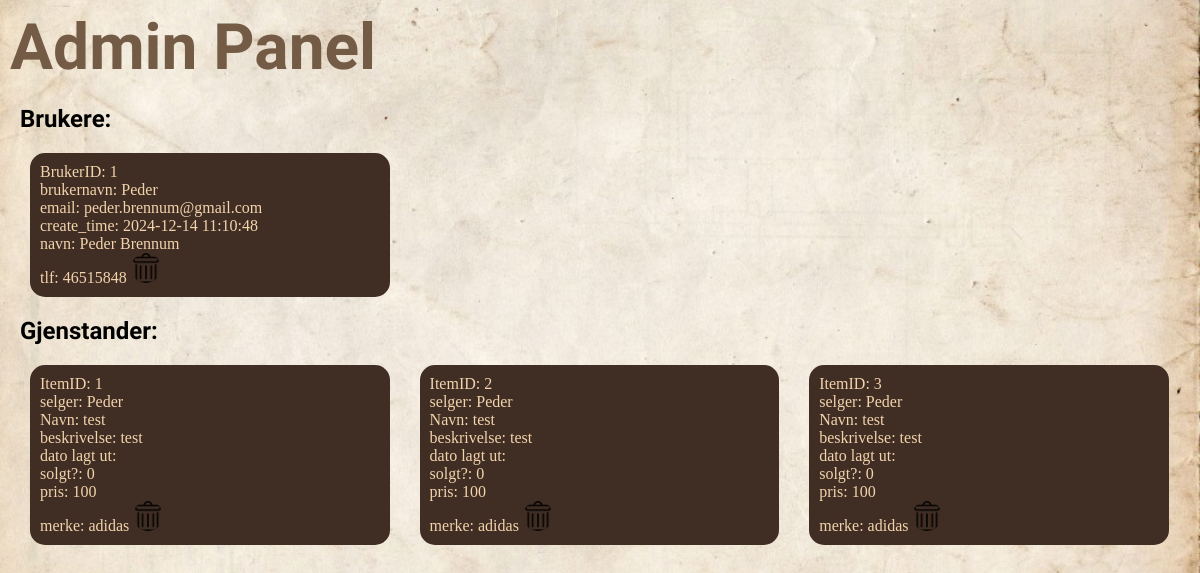
The page /pages/admin.php (signed in) on the database as committed earlier.
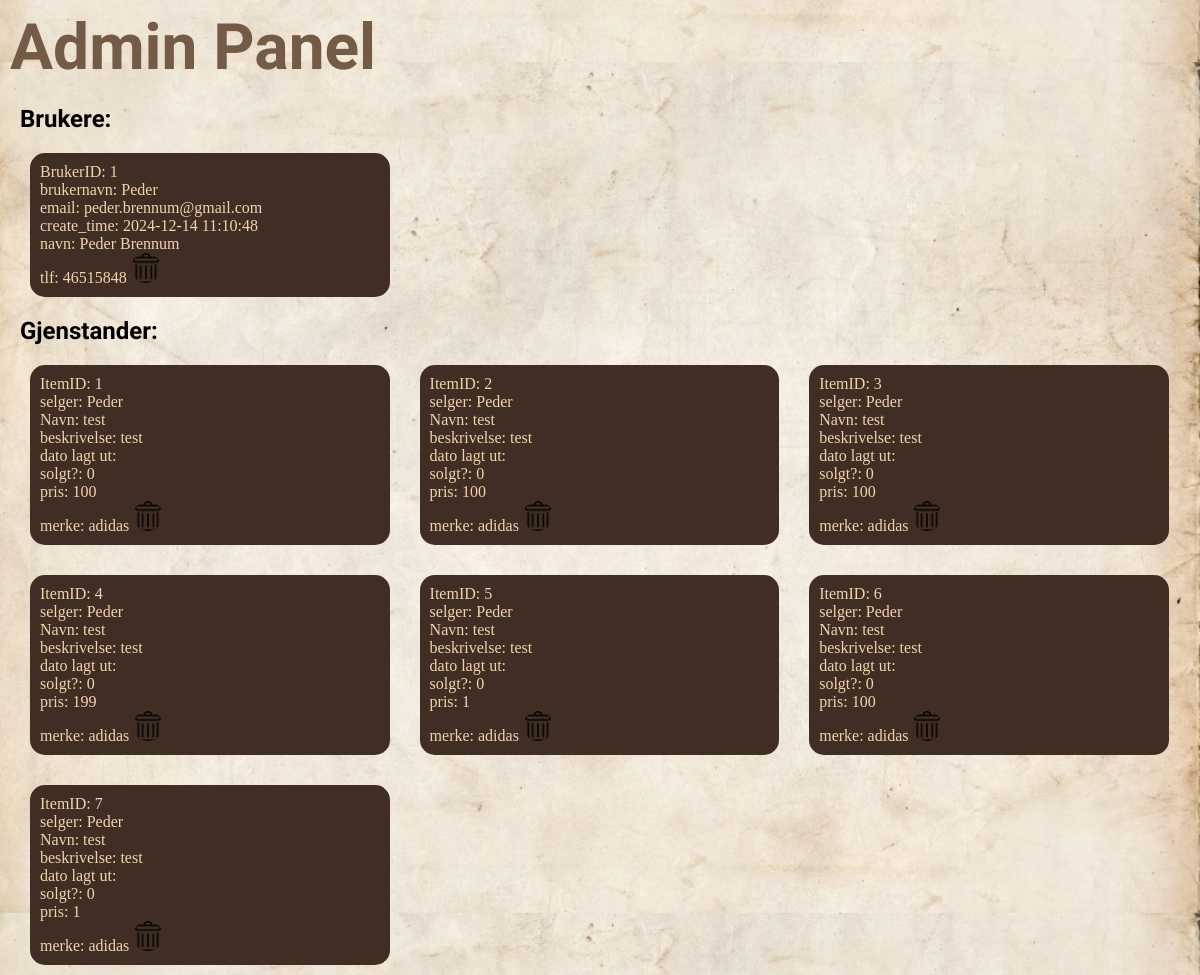
The same page on the database as committed later.
### tables this page shows
CREATE TABLE bruker (
    brukerID INTEGER PRIMARY KEY AUTOINCREMENT,
    brukernavn VARCHAR(50) NOT NULL UNIQUE,
    email VARCHAR(100) NOT NULL,
    passord VARCHAR(255) NOT NULL,
    fornavn VARCHAR(50),
    etternavn VARCHAR(50),
    telefonnummer VARCHAR(20),
    create_time TIMESTAMP DEFAULT CURRENT_TIMESTAMP
);

CREATE TABLE item (
    itemID INTEGER PRIMARY KEY AUTOINCREMENT,
    navn_item VARCHAR(100) NOT NULL,
    beskrivelse TEXT,
    size VARCHAR(50),
    selgerID INTEGER,
    solgt BOOLEAN DEFAULT 0,
    pris DECIMAL(10, 2),
    merkeID INTEGER,
    FOREIGN KEY (selgerID) REFERENCES bruker(brukerID),
    FOREIGN KEY (merkeID) REFERENCES merke(merkeID)
);

CREATE TABLE merke (
    merkeID INTEGER PRIMARY KEY AUTOINCREMENT,
    merke_navn VARCHAR(100) NOT NULL,
    merke_info TEXT,
    merke_link VARCHAR(255)
);

### pages/admin.php (the view, shortened to what this page needs)
<?php
if($_SESSION["brukerID"]==1){
    $tilkobling = new SQLite3(__DIR__ . '/../resources/db/fleamrk.db');
    $sql = "SELECT * FROM bruker";
    $datasett = $tilkobling->query($sql);
    $sql2 = "SELECT item.*, merke_navn, brukernavn FROM item, bruker, merke WHERE item.selgerID=bruker.brukerID AND item.merkeID=merke.merkeID;";
    $datasett2 = $tilkobling->query($sql2);
} else {
    header("Location:main.php");
}
?>
<!DOCTYPE html>
<html>
<head>
    <link rel="stylesheet" type="text/css" media="screen" href="../styles/main_style.css" />
</head>
<body>
    <div class="margin">
        <h1>Admin Panel</h1>
    </div>
    <main>
        <article>
            <div id="list_users">
                <h2>Brukere:</h2>
                <?php while ($rad = $datasett->fetchArray(SQLITE3_ASSOC)) { ?>
                <p class="display">
                    BrukerID: <?php echo $rad["brukerID"]; ?>
                    <br>
                    brukernavn: <?php echo $rad["brukernavn"]; ?>
                    <br>
                    email: <?php echo $rad["email"]; ?>
                    <br>
                    create_time: <?php echo $rad["create_time"]; ?>
                    <br>
                    navn: <?php echo $rad["fornavn"] . ' ' .  $rad["etternavn"]; ?>
                    <br>
                    tlf: <?php echo $rad["telefonnummer"]; ?>
                    <a href="?slett_bruker=<?php echo $rad["brukerID"]; ?>">
                        <img src="../styles/website_pictures/delete.png" alt="slett" id="icon-small">
                    </a>
                </p>
                <?php } ?>
            </div>
        </article>
        <article>
            <div id="list_items">
                <h2>Gjenstander:</h2>
                <div class="flex-container">
                    <?php while ($rad = $datasett2->fetchArray(SQLITE3_ASSOC)) { ?>
                    <div class="display">
                        ItemID: <?php echo $rad["itemID"]; ?>
                        <br>
                        selger: <?php echo $rad["brukernavn"]; ?>
                        <br>
                        Navn: <?php echo $rad["navn_item"]; ?>
                        <br>
                        beskrivelse: <?php echo $rad["beskrivelse"]; ?>
                        <br>
                        dato lagt ut: <?php echo $rad["create_time"]; ?>
                        <br>
                        solgt?: <?php echo $rad["solgt"]; ?>
                        <br>
                        pris: <?php echo $rad["pris"]; ?>
                        <br>
                        merke: <?php echo $rad["merke_navn"]; ?>
                        <a href='../includes/slett_gjenstand.php?itemID=<?php echo $rad["itemID"];?>'>
                        <img src="../styles/website_pictures/delete.png" alt="slett" id="icon-small">
                        </a>
                    </div>
                    <?php } ?>
                </div>
            </div>
        </article>
    </main>
</body>
</html>

Rows that differ between the two databases and show on the page:
added item: itemID "4", selgerID.brukernavn "Peder", navn_item "test", beskrivelse "test", solgt "0", pris "199", merkeID.merke_navn "adidas"
added item: itemID "5", selgerID.brukernavn "Peder", navn_item "test", beskrivelse "test", solgt "0", pris "1", merkeID.merke_navn "adidas"
added item: itemID "6", selgerID.brukernavn "Peder", navn_item "test", beskrivelse "test", solgt "0", pris "100", merkeID.merke_navn "adidas"
added item: itemID "7", selgerID.brukernavn "Peder", navn_item "test", beskrivelse "test", solgt "0", pris "1", merkeID.merke_navn "adidas"
